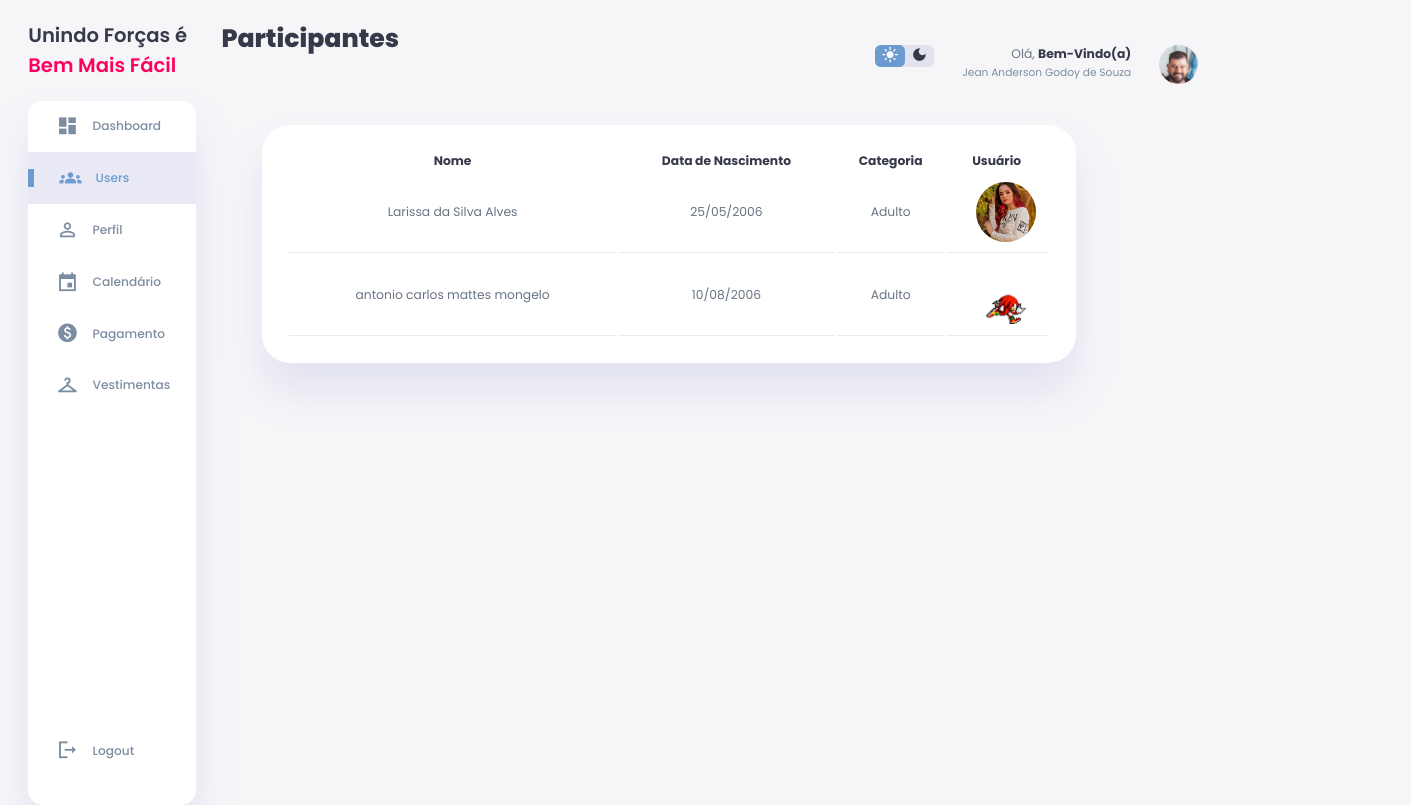
Screenshot of /usuario/participantes/index.php (signed in) with the database file from the repository.
### tables this page shows
CREATE TABLE IF NOT EXISTS `usuario` (
  `id_usuario` int NOT NULL AUTO_INCREMENT,
  `statuss` int DEFAULT NULL,
  `nome` varchar(255) DEFAULT NULL,
  `email` varchar(255) DEFAULT NULL,
  `datas` date DEFAULT NULL,
  `CPF` char(14) DEFAULT NULL,
  `RG` varchar(11) DEFAULT NULL,
  `categoria` varchar(255) NOT NULL,
  `senha` varchar(255) DEFAULT NULL,
  `telefone` varchar(11) DEFAULT NULL,
  `imagem` varchar(255) NOT NULL,
  `genero` varchar(255) NOT NULL,
  `endereco` varchar(255) NOT NULL,
  `responsavel` varchar(255) NOT NULL,
  `data_entrada` date NOT NULL,
  `tele_respon` varchar(11) NOT NULL,
  `idade` varchar(2) NOT NULL,
  `nom_dan` varchar(255) NOT NULL,
  `identidade_frente` varchar(255) NOT NULL,
  `identidade_verso` varchar(255) NOT NULL,
  PRIMARY KEY (`id_usuario`),
  KEY `id_usuario` (`id_usuario`) USING BTREE
);

### usuario/participantes/index.php (the view, shortened to what this page needs)
<?php
$conexao = conectar();
$id_usuario = $_SESSION['id_usuario'];
$sql = "SELECT * FROM usuario WHERE id_usuario = $id_usuario";
$resultado = mysqli_query($conexao, $sql);
$dados = mysqli_fetch_assoc($resultado);
function calcular_idade($data_nascimento) {
    $data_nasc = new DateTime($data_nascimento);
    $hoje = new DateTime();
    $idade = $hoje->diff($data_nasc);
    return $idade->y;
}
function determinar_categoria($idade) {
    if ($idade <= 12) {
        return 'Mirim';
    } elseif ($idade <= 17) {
        return 'Juvenil';
    } else {
        return 'Adulto';
    }
}
?>
<!DOCTYPE html>
<html lang="en">
<head>
    <link rel="stylesheet" href="css/style.css">
</head>
<body>
    <div class="container">
        <aside>
            <div class="toggle">
                <div class="logo">
                <h2>Unindo Forças é <span class="danger">Bem Mais Fácil</span></h2>
                </div>
            </div>
            <div class="sidebar">
                <a href="../dashboard.php">
                    <span class="material-icons-sharp">
                    </span>
                    <h3>Dashboard</h3>
                </a>
                <a href="../participantes" class="active">
                    <span class="material-icons-sharp">
                    </span>
                    <h3>Users</h3>
                </a>
                <a href="../perfil.php">
                    <span class="material-icons-sharp">
                    </span>
                    <h3>Perfil</h3>
                </a>
                <a href="../calen" target="_blank">
                    <span class="material-icons-sharp">
                    </span>
                    <h3>Calendário</h3>
                </a>
                <a href="../pagamento">
                    <span class="material-icons-sharp">
                    </span>
                    <h3>Pagamento</h3>
                </a>
                <a href="../acessorios">
                    <span class="material-icons-sharp">
                    </span>
                    <h3>Vestimentas</h3>
                </a>
                <a href="logout.php">
                    <span class="material-icons-sharp">
                    </span>
                    <h3>Logout</h3>
                </a>
            </div>
        </aside>
        <main>
            <h1>Participantes</h1>
            <div class="recent-orders">
                <?php
                $sql = "SELECT * FROM usuario WHERE statuss = 1";
                $resultado = mysqli_query($conexao, $sql);
                if (mysqli_num_rows($resultado) > 0) {
                    echo ' <div class="formato"><table class="table table-striped">
    <thead class="thead-info">
        <tr>
                   <th>Nome</th>
                   <th>Data de Nascimento</th>
                   <th>Categoria</th>
                   <th>Usuário</th>
                   </tr>
                   </thead>
                   <tbody>';
                    while ($row = mysqli_fetch_assoc($resultado)) {
                        $idade = calcular_idade($row['datas']);
                        $categoria = determinar_categoria($idade);
                        echo '<tr>';
                        $data = date("d/m/Y", strtotime($row['datas']));
                        echo "<td>" . $row['nome'] . "</td>";
                        echo "<td>" . $data . "</td>";
                        echo "<td>" . $categoria . "</td>";
                        echo "<td><div class='users'><img src='../../img/perfil/" . $row['imagem'] . "' ></div></td>";
                        echo '</tr>';
                    }
                } else {
                    echo 'Nenhum resultado encontrado.';
                }
                ?>
            </div>
        </main>
        <div class="right-section">
            <div class="nav">
                <div class="dark-mode">
                    <span class="material-icons-sharp ">
                    </span>
                    <span class="material-icons-sharp">
                    </span>
                </div>
                <div class="profile">
                    <div class="info">
                        <p>Olá, <b>Bem-Vindo(a)</b></p>
                        <small class="text-muted"><?php echo $dados['nome'] ?></small>
                    </div>
                    <div class="profile-photo">
                        <img src="../../img/perfil/<?php echo $dados['imagem'] ?>" alt="user">
                    </div>
                </div>
            </div>
        </div>
    </div>
</body>
</html>

### usuario/participantes/css/style.css (style rules this page uses)
:root { --color-primary: #6C9BCF; --color-danger: #FF0060; --color-success: #1B9C85; --color-warning: #F7D060; --color-white: #fff; --color-info-dark: #7d8da1; --color-dark: #363949; --color-light: rgba(132, 139, 200, 0.18); --color-dark-variant: #677483; --color-background: #f6f6f9; --card-border-radius: 2rem; --border-radius-1: 0.4rem; --border-radius-2: 1.2rem; --card-padding: 1.8rem; --padding-1: 1.2rem; --box-shadow: 0 2rem 3rem var(--color-light); }
* { margin: 0; padding: 0; outline: 0; appearance: 0; border: 0; text-decoration: none; box-sizing: border-box; }
html { font-size: 14px; }
body { width: 100vw; height: 100vh; font-family: 'Poppins', sans-serif; font-size: 0.88rem; user-select: none; overflow-x: hidden; color: var(--color-dark); background-color: var(--color-background); }
a { color: var(--color-dark); }
img { display: block; width: 100%; object-fit: cover; }
h1 { font-weight: 800; font-size: 1.8rem; }
h2 { font-weight: 600; font-size: 1.4rem; }
h3 { font-weight: 500; font-size: 0.87rem; }
small { font-size: 0.76rem; }
p { color: var(--color-dark-variant); }
b { color: var(--color-dark); }
.text-muted { color: var(--color-info-dark); }
.danger { color: var(--color-danger); }
.container { display: grid; width: 96%; margin: 0 auto; gap: 1.8rem; grid-template-columns: 12rem auto 23rem; }
aside { height: 100vh; }
aside .toggle { display: flex; align-items: center; justify-content: space-between; margin-top: 1.4rem; }
aside .toggle .logo { display: flex; gap: 0.5rem; }
aside .sidebar { display: flex; flex-direction: column; background-color: var(--color-white); box-shadow: var(--box-shadow); border-radius: 15px; height: 88vh; position: relative; top: 1.5rem; transition: all 0.3s ease; }
aside .sidebar a { display: flex; align-items: center; color: var(--color-info-dark); height: 3.7rem; gap: 1rem; position: relative; margin-left: 2rem; transition: all 0.3s ease; }
aside .sidebar a span { font-size: 1.6rem; transition: all 0.3s ease; }
aside .sidebar a:last-child { position: absolute; bottom: 2rem; width: 100%; }
aside .sidebar a.active { width: 100%; color: var(--color-primary); background-color: var(--color-light); margin-left: 0; }
aside .sidebar a.active::before { content: ''; width: 6px; height: 18px; background-color: var(--color-primary); }
aside .sidebar a.active span { color: var(--color-primary); margin-left: calc(1rem - 3px); }
main { margin-top: 1.4rem; }
main .recent-orders { margin-top: 1.3rem; }
main .recent-orders table { background-color: var(--color-white); width: 100%; padding: var(--card-padding); text-align: center; box-shadow: var(--box-shadow); border-radius: var(--card-border-radius); transition: all 0.3s ease; position: relative; margin-top: 5%; left: 5%; }
main table tbody td { height: 2.8rem; border-bottom: 1px solid var(--color-light); color: var(--color-dark-variant); padding: 10px 0 10px 0; }
.right-section { margin-top: 1.4rem; }
.right-section .nav { display: flex; justify-content: end; gap: 2rem; position: relative; left: 20%; margin-top: -4%; }
.right-section .dark-mode { background-color: var(--color-light); display: flex; justify-content: space-between; align-items: center; height: 1.6rem; width: 4.2rem; cursor: pointer; border-radius: var(--border-radius-1); }
.right-section .dark-mode span { font-size: 1.2rem; width: 50%; height: 100%; display: flex; align-items: center; justify-content: center; }
.right-section .dark-mode span.active { background-color: var(--color-primary); color: white; border-radius: var(--border-radius-1); }
.right-section .nav .profile { display: flex; gap: 2rem; text-align: right; }
.right-section .nav .profile .profile-photo { width: 2.8rem; height: 2.8rem; border-radius: 50%; overflow: hidden; }
.users { position: relative; width: 60px; height: 60px; left: 30%; margin-top: 0%; border-radius: 50%; overflow: hidden; cursor: pointer; }
.users img { position: absolute; top: 0; left: 0; width: 100%; height: 100%; object-fit: cover; }

### rows the page displays
usuario: nome "Larissa da Silva Alves", datas "25/05/2006", datas "Adulto", imagem (picture)
usuario: nome "antonio carlos mattes mongelo", datas "10/08/2006", datas "Adulto", imagem (picture)
usuario: nome "Jean Anderson Godoy de Souza", imagem (picture)
